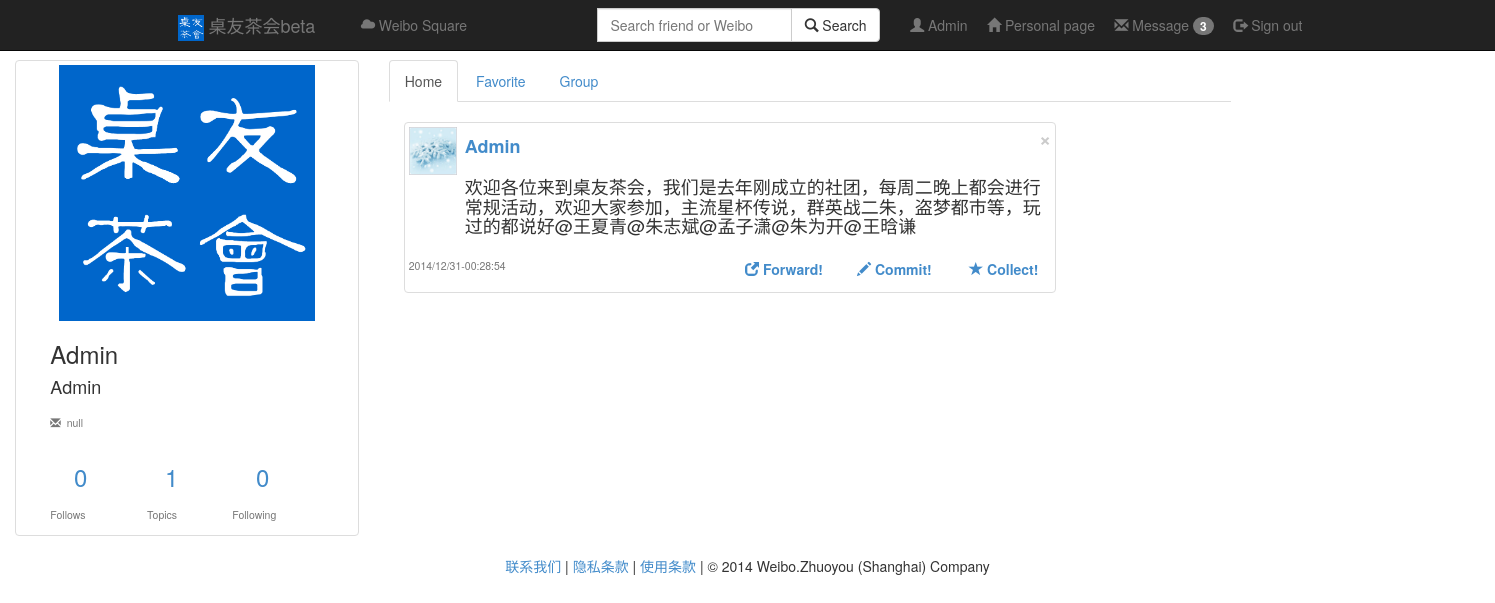
/homepage?uid=Admin, run on the app's committed database.
### app/models.py (models this page shows, shortened)
class User(db.Model):
    username = db.Column(db.String(128) , primary_key = True)
    url = db.Column(db.String(128))#头像
    nickname = db.Column(db.String(128) , index = True)
    email = db.Column(db.String(128) , index = True)
    password = db.Column(db.String(256) , index = True)
    state = db.Column(db.SmallInteger , default = STATE_OK)#激活和非激活状态
    role = db.Column(db.SmallInteger ,default = ROLE_USER)#用户和管理员两种权限
    lvip = db.Column(db.SmallInteger , default = 0)#活跃度等级
    point = db.Column(db.SmallInteger , default = 0)#活跃度分值

class Weibo(db.Model):
    idweibo = db.Column(db.String(256) , primary_key = True)#username+potime+content做md5加密
    username = db.Column(db.String(128))#发微博人
    url = db.Column(db.String(128))
    potime = db.Column(db.String(128))#时间
    wtype = db.Column(db.String(128))#微博类型，原微博，原微博下回复，私信
    fatherid = db.Column(db.String(256),default = 'null')#所在楼id
    number = db.Column(db.Integer)#楼数
    content = db.Column(db.String(1024))#内容

### app/views.py (the view)
@app.route('/homepage')
def homepage():
        if request.args.get('uid') == 'self':
                if 'username' in session:
                        username = session['username']
                else:
                        return render_template("error.html")
        else:
                username = request.args.get('uid')
        posts = models.Weibo.query.filter_by(username=username,wtype="o").all()
        posts.reverse()
        follows = len(models.Follow.query.filter_by(followname = username).all())
        topic = len(models.Weibo.query.filter_by(username = username).all())
        following = len(models.Follow.query.filter_by(username = username).all())
        ret = models.User.query.filter_by(username=username).first()
        return render_template("homepage.html",posts=posts,ret = ret , nickname=ret.nickname, follows=follows , topic=topic , following = following)

### app/templates/homepage.html (shortened to what this page needs)
{% extends "base.html" %}
{% block content %}
<br>
<br>
<br>
<div class = "container-fluid">
	<div class = "row">
		<div class="col-sm-3 col-md-3">
			<div class="thumbnail">
				<img src="/static/pic/icon.jpg" height="256" width="256"></img>
				<div class="row">
					<div class="col-md-11 col-md-offset-1">
						<h3>{{ ret.nickname }}</h3>
						<h4> {{ ret.username}}</h4>
					</div>
					<div class="col-md-11 col-md-offset-1">
						<label for="friendcard" id="email"><h5><small><span class="glyphicon glyphicon glyphicon-envelope"></span>&nbsp;&nbsp;{{ ret.email }}</small></h5></label>
					</div>
				</div>
				<div class="row">
					<div class="col-md-3  col-md-offset-1">
						<div class="col-md-12">
							<a class="text-center" id="Follownum" href="/settings/follows"><h3>{{follows}}</h3></a>
						</div>
					</div>
					<div class="col-md-3">
						<div class="col-md-12">
							<a class="text-center" id="Topicnum"  href="#"><h3>{{topic}}</h3></a>
						</div>
					</div>
					<div class="col-md-3">
						<div class="col-md-12">
							<a class="text-center" id="Followingnum"  href="/settings/following"><h3>{{following}}</h3></a>
						</div>
					</div>
				</div>
				<div class="row">
					<div class="col-md-3  col-md-offset-1">
							<p class="text-center"><h5><small>Follows</small></h5></p>
					</div>
					<div class="col-md-3">
							<p class="text-center"><h5><small>&nbsp;&nbsp;Topics</small></h5></p>
					</div>
					<div class="col-md-3">
							<p class="text-center"><h5><small>Following</small></h5></p>
					</div>
				</div>
			</div>
		</div>
		<div class = "col-sm-12 col-md-7">
			<div class = "row">
				<div class="col-md-12">
					<ul class="nav nav-tabs" role="tablist">
						<li role="presentation" class="active"><a href="#">Home</a></li>
						<li role="presentation"><a href="#">Favorite</a></li>
						<li role="presentation"><a href="#">Group</a></li>
					</ul>
				</div>
			</div>
			<div class = "container" id = "bigtable">
				{% for post in posts %}
				<div class = "row">
					<div class="col-md-7">
						<div class="thumbnail">
							<div class = "row">
								<div class="col-md-1">
									<img src="/static/pic/test.jpg" height="48" width="48" href=""></img>
								</div>
								<div class="col-md-11">
									<div class="row">
										<div class="col-md-6">
											<a class="text-left" href="/homepage?uid={{post.username}}"><h4><b>{{post.username}}</b></h4></a>
										</div>
										<div class="col-md-3 col-md-offset-3">
											<button type="button" class="close" data-dismiss="alert"><span aria-hidden="true">&times;</span><span class="sr-only">Close</span></button>
										</div>
									</div>
									<div class="row">
										<div class="col-md-12">
											<label ><h4>{{post.content}}</h4></label>
										</div>
									</div>
								</div>
								<div class="col-md-3">
									<p class="text-center"><h5><small>{{post.potime}}</small></h5></p>
								</div>
								<div class="col-md-2 col-md-offset-3">
									<a class="text-left" href=""><h5><b><span class="glyphicon glyphicon-new-window"></span> Forward!</b></h5></a>
								</div>
								<div class="col-md-2">
									<a class="text-left" href=""><h5><b><span class="glyphicon glyphicon-pencil"></span> Commit!</b></h5></a>
								</div>
								<div class="col-md-2">
									<a class="text-left" href=""><h5><b><span class="glyphicon glyphicon-star"></span> Collect!</b></h5></a>
								</div>
							</div>
						</div>
					</div>
				</div>
				{% endfor %}
			</div>
		</div>
		<div class = "col-md-2"></div>
	</div>
</div>
{% endblock %}

### app/templates/base.html (shortened to what this page needs)
<html>
<head>
<link href="/static/css/bootstrap.min.css" rel="stylesheet">
</head>
<body>
<div class="navbar navbar-inverse navbar-fixed-top" role="navigation">
	<div class="container">
		<div class="navbar-header">
			<a class="navbar-brand" href="/home"><img src="/static/pic/icon.jpg" height="26" width="26"></img> 桌友茶会beta</a>
		</div>
		<p class="navbar-text navbar-left">
			&nbsp;&nbsp;&nbsp;&nbsp;<a href="/square" class="navbar-link"><span class="glyphicon glyphicon-cloud"></span>&nbsp;Weibo Square</a>&nbsp;&nbsp;&nbsp;&nbsp;
		</p>
		<p class="navbar-text navbar-right">
			<span class="glyphicon glyphicon-user"></span><a href="/settings/profile" class="navbar-link" id = "Nick">&nbsp;{{ nickname }}</a>&nbsp;&nbsp;&nbsp;&nbsp;
			<a href="/homepage?uid=self" class="navbar-link"><span class="glyphicon glyphicon glyphicon-home"></span> Personal page</a>&nbsp;&nbsp;&nbsp;&nbsp;
			<a href="/message/letter" class="navbar-link"><span class="glyphicon glyphicon-envelope"></span> Message&nbsp;<span class="badge">3</span></a>&nbsp;&nbsp;&nbsp;&nbsp;
			<a href="/logout" class="navbar-link"><span class="glyphicon glyphicon-log-out"></span> Sign out</a>
		</p>
		<form class="navbar-form navbar-right" role="form" action = "/result" method = "post">
			<div class="input-group">
				<div class="form-group">
				<input type="text" class="form-control" name = "query" placeholder="Search friend or Weibo">
				</div>
				<span class="input-group-btn">
					<button class="btn btn-default" type="submit" ><span class="glyphicon glyphicon-search"></span>&nbsp;Search</button>
				</span>
			</div>&nbsp;&nbsp;&nbsp;&nbsp;
		</form>
	</div>
</div>
	{% block content %} {% endblock %}
	<footer>
		<p align="center"><a href="">联系我们</a> | <a target="_blank" href="">隐私条款</a> | <a target="_blank" href="">使用条款</a> | © 2014 Weibo.Zhuoyou (Shanghai) Company</p>
	</footer>
  </body>
</html>

### data on the page
User: nickname "Admin", username "Admin", email "null"
Weibo: username "Admin", content "欢迎各位来到桌友茶会，我们是去年刚成立的社团，每周二晚上都会进行常规活动，欢迎大家参加，主流星杯传说，群英战二朱，盗梦都市等，玩过的都说好@王夏青@朱志斌@孟子潇@朱为开@王晗谦", potime "2014/12/31-00:28:54"

### other printed values
{{ follows }} "0"
{{ topic }} "1"
{{ following }} "0"
